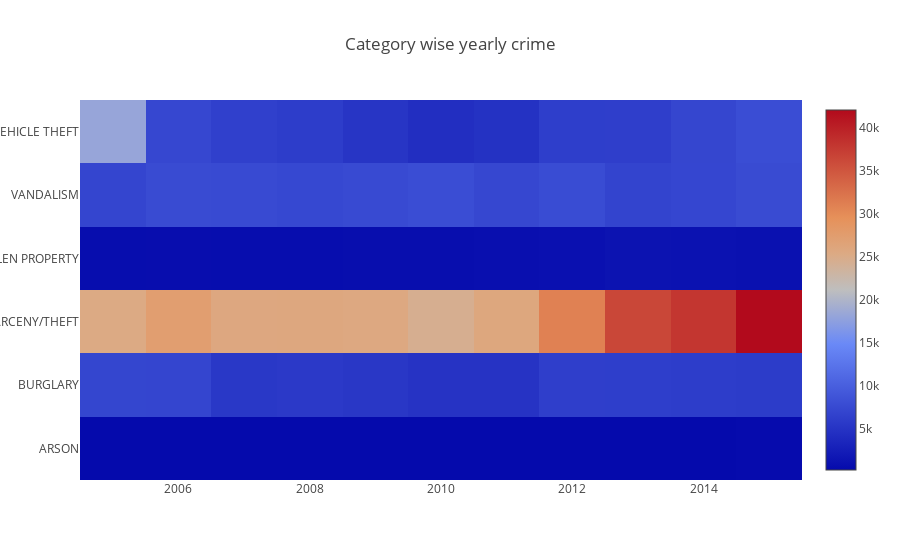

The notebook cell saved with this chart:
### Code cell
trace = go.Heatmap(z=cat_crime['IncidntNum_Count'],
                   x=cat_crime['Year'],
                   y=cat_crime['Category'])
data=[trace]

layout = go.Layout(
    title='Category wise yearly crime',
    xaxis = dict(ticks='', nticks=11),
    yaxis = dict(ticks='' )
)

fig = go.Figure(data=data, layout=layout)
iplot(fig, filename='labelled-heatmap')

### Figure 1 — Plotly figure (JSON) as saved in the notebook; plotly's stock layout.template omitted (floating-point values rounded to 4 significant figures)
{"data": [{"type": "heatmap", "x": ["2005", "2005", "2005", "2005", "2005", "2005", "2006", "2006", "2006", "2006", "2006", "2006", "2007", "2007", "2007", "2007", "2007", "2007", "2008", "2008", "2008", "2008", "2008", "2008", "2009", "2009", "2009", "2009", "2009", "2009", "2010", "2010", "2010", "2010", "2010", "2010", "2011", "2011", "2011", "2011", "2011", "2011", "2012", "2012", "2012", "2012", "2012", "2012", "2013", "2013", "2013", "2013", "2013", "2013", "2014", "2014", "2014", "2014", "2014", "2014", "2015", "2015", "2015", "2015", "2015", "2015"], "y": ["ARSON", "BURGLARY", "LARCENY/THEFT", "STOLEN PROPERTY", "VANDALISM", "VEHICLE THEFT", "ARSON", "BURGLARY", "LARCENY/THEFT", "STOLEN PROPERTY", "VANDALISM", "VEHICLE THEFT", "ARSON", "BURGLARY", "LARCENY/THEFT", "STOLEN PROPERTY", "VANDALISM", "VEHICLE THEFT", "ARSON", "BURGLARY", "LARCENY/THEFT", "STOLEN PROPERTY", "VANDALISM", "VEHICLE THEFT", "ARSON", "BURGLARY", "LARCENY/THEFT", "STOLEN PROPERTY", "VANDALISM", "VEHICLE THEFT", "ARSON", "BURGLARY", "LARCENY/THEFT", "STOLEN PROPERTY", "VANDALISM", "VEHICLE THEFT", "ARSON", "BURGLARY", "LARCENY/THEFT", "STOLEN PROPERTY", "VANDALISM", "VEHICLE THEFT", "ARSON", "BURGLARY", "LARCENY/THEFT", "STOLEN PROPERTY", "VANDALISM", "VEHICLE THEFT", "ARSON", "BURGLARY", "LARCENY/THEFT", "STOLEN PROPERTY", "VANDALISM", "VEHICLE THEFT", "ARSON", "BURGLARY", "LARCENY/THEFT", "STOLEN PROPERTY", "VANDALISM", "VEHICLE THEFT", "ARSON", "BURGLARY", "LARCENY/THEFT", "STOLEN PROPERTY", "VANDALISM", "VEHICLE THEFT"], "z": [231, 7071, 25319, 540, 7013, 18194, 240, 7004, 27352, 575, 7688, 7291, 246, 5454, 25770, 527, 7566, 6460, 248, 5679, 25807, 518, 7342, 6053, 222, 5379, 25585, 660, 7604, 5183, 209, 4966, 24446, 680, 7934, 4346, 203, 4987, 25905, 785, 7243, 4762, 237, 6243, 30976, 932, 7808, 6183, 248, 6195, 36412, 1224, 6921, 6241, 253, 6066, 38003, 1084, 7165, 7108, 311, 5931, 42068, 959, 7675, 7943]}], "layout": {"title": "Category wise yearly crime", "xaxis": {"nticks": 11, "ticks": ""}, "yaxis": {"ticks": ""}}}
